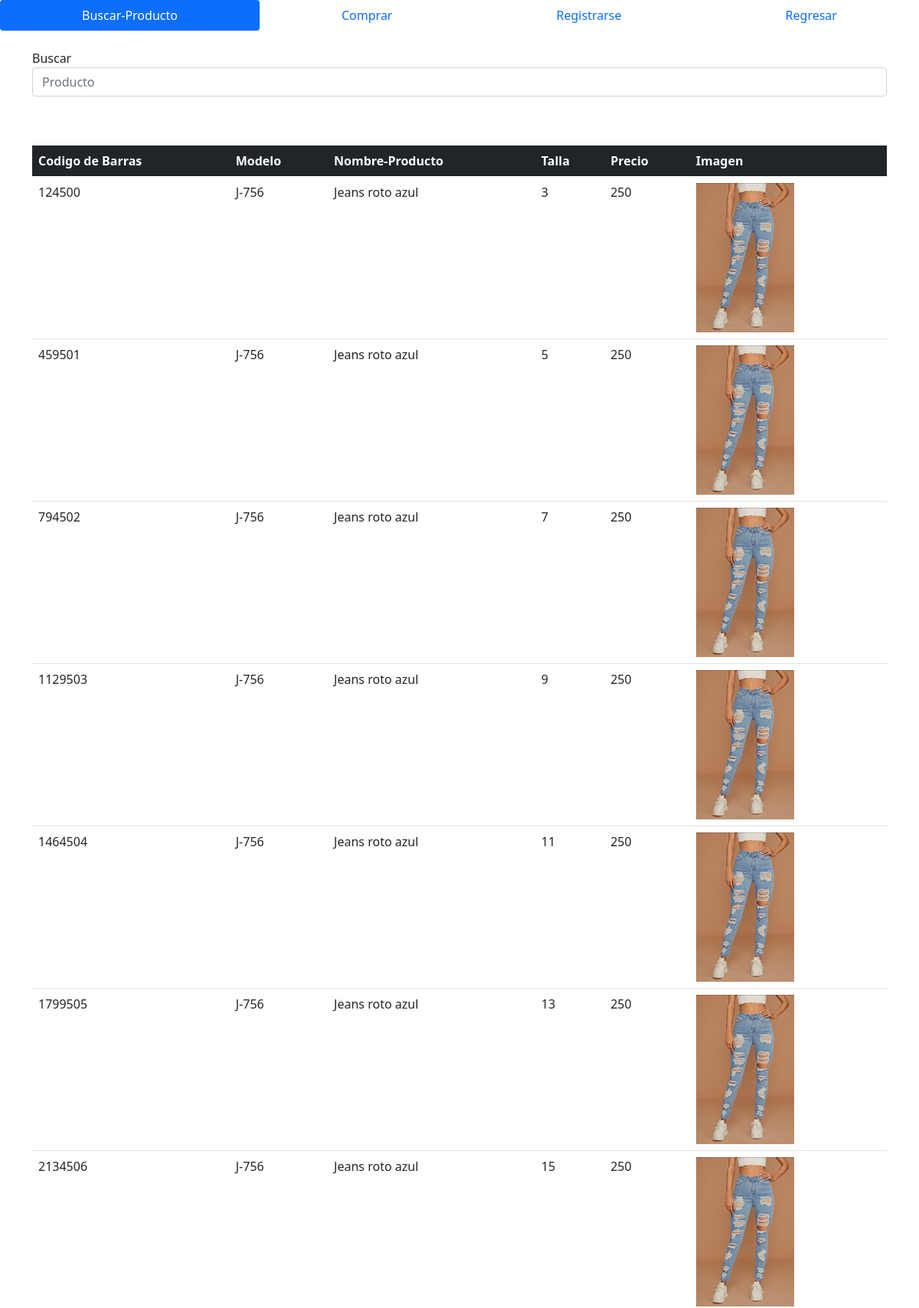
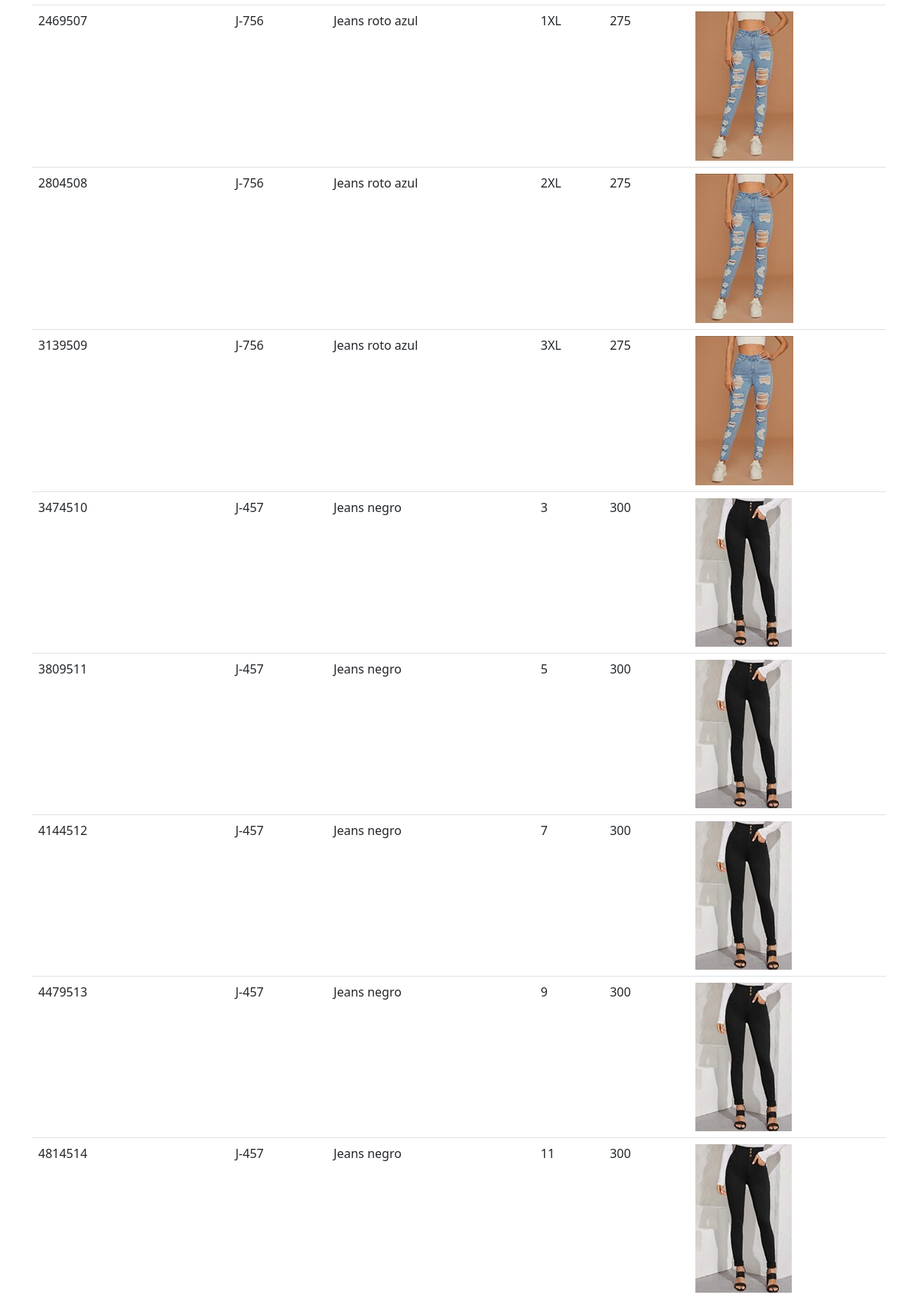
Page /compraPage.php (upper part) on the committed database (2 pictures, top to bottom).
### tables this page shows
CREATE TABLE `productos` (
  `CodigoBarras` int(100) NOT NULL,
  `modelo` varchar(100) NOT NULL,
  `NombreProducto` varchar(100) NOT NULL,
  `talla` varchar(100) NOT NULL,
  `precio` int(11) NOT NULL,
  `cantidad` int(11) NOT NULL,
  `imagen` varchar(100) NOT NULL
);

### compraPage.php (the view, shortened to what this page needs)
<!DOCTYPE html>
<html>
<body>
<link href="https://cdn.jsdelivr.net/npm/bootstrap@5.0.0-beta3/dist/css/bootstrap.min.css" rel="stylesheet">
<?php require_once "./assets/nav/nav2.php" ?>
<?php require_once "conexion.php" ?>
<br>
<form  action="productosBusqueda2.php" method="GET">
<div class="container">Buscar
    <center>
    <div class="input-group mb-3">
  <input type="text" class="form-control" name="buscar" placeholder="Producto" aria-label="Example text with button addon" aria-describedby="button-addon1">
</div>
    </center>
</form>
<br>
<div id="">
<div class="container">
    <center>
<table class="table">
        <thead>
          <tr>
            <th class="bg-dark text-white">Codigo de Barras</th>
            <th class="bg-dark text-white">Modelo</th>
              <th class="bg-dark text-white">Nombre-Producto</th>
              <th class="bg-dark text-white">Talla</th>
              <th class="bg-dark text-white">Precio</th>
              <th class="bg-dark text-white">Imagen</th>
          </tr>
        </thead>
    <?php
    $consulta= "SELECT CodigoBarras, modelo, nombreProducto, talla, precio, imagen FROM productos";
    $ejecutarconsulta= mysqli_query($db,$consulta);
    $verfilas= mysqli_num_rows($ejecutarconsulta);
    $fila= mysqli_fetch_array($ejecutarconsulta);
    if(!$ejecutarconsulta)
    {
        echo("ERROR en la consulta");
    }
    else
        {
            if($verfilas<1)
            {
                echo("<tr><td>Sin registros</td></tr>");
            }
            else
            {
                for($x=0; $x<=$fila; $x++)
                {
                    echo'
                        <tr>
                            <td>'.$fila[0].'</td>
                            <td>'.$fila[1].'</td>
                            <td>'.$fila[2].'</td>
                            <td>'.$fila[3].'</td>
                            <td>'.$fila[4].'</td>
                            <td>'.$fila[5].'</td>
                        </tr>';
                        $fila=mysqli_fetch_array($ejecutarconsulta);
                }
            }
        }
    ?>
<br>
</table>
</center>
</div>
</div>

### assets/nav/nav2.php
<nav class="nav nav-pills flex-column flex-sm-row">
  <a class="flex-sm-fill text-sm-center nav-link active" aria-current="page" href="compraPage.php">Buscar-Producto</a>
  <a class="flex-sm-fill text-sm-center nav-link" href="compraProducto.php">Comprar</a>
  <a class="flex-sm-fill text-sm-center nav-link" href="registroClientes.php">Registrarse</a>
  <a class="flex-sm-fill text-sm-center nav-link" href="index.php">Regresar</a>
  </nav>

### rows in the picture
productos: CodigoBarras "124500", modelo "J-756", NombreProducto "Jeans roto azul", talla "3", precio "250", imagen (picture)
productos: CodigoBarras "459501", modelo "J-756", NombreProducto "Jeans roto azul", talla "5", precio "250", imagen (picture)
productos: CodigoBarras "794502", modelo "J-756", NombreProducto "Jeans roto azul", talla "7", precio "250", imagen (picture)
productos: CodigoBarras "1129503", modelo "J-756", NombreProducto "Jeans roto azul", talla "9", precio "250", imagen (picture)
productos: CodigoBarras "1464504", modelo "J-756", NombreProducto "Jeans roto azul", talla "11", precio "250", imagen (picture)
productos: CodigoBarras "1799505", modelo "J-756", NombreProducto "Jeans roto azul", talla "13", precio "250", imagen (picture)
productos: CodigoBarras "2134506", modelo "J-756", NombreProducto "Jeans roto azul", talla "15", precio "250", imagen (picture)
productos: CodigoBarras "2469507", modelo "J-756", NombreProducto "Jeans roto azul", talla "1XL", precio "275", imagen (picture)
productos: CodigoBarras "2804508", modelo "J-756", NombreProducto "Jeans roto azul", talla "2XL", precio "275", imagen (picture)
productos: CodigoBarras "3139509", modelo "J-756", NombreProducto "Jeans roto azul", talla "3XL", precio "275", imagen (picture)
productos: CodigoBarras "3474510", modelo "J-457", NombreProducto "Jeans negro", talla "3", precio "300", imagen (picture)
productos: CodigoBarras "3809511", modelo "J-457", NombreProducto "Jeans negro", talla "5", precio "300", imagen (picture)
productos: CodigoBarras "4144512", modelo "J-457", NombreProducto "Jeans negro", talla "7", precio "300", imagen (picture)
productos: CodigoBarras "4479513", modelo "J-457", NombreProducto "Jeans negro", talla "9", precio "300", imagen (picture)
productos: CodigoBarras "4814514", modelo "J-457", NombreProducto "Jeans negro", talla "11", precio "300", imagen (picture)
